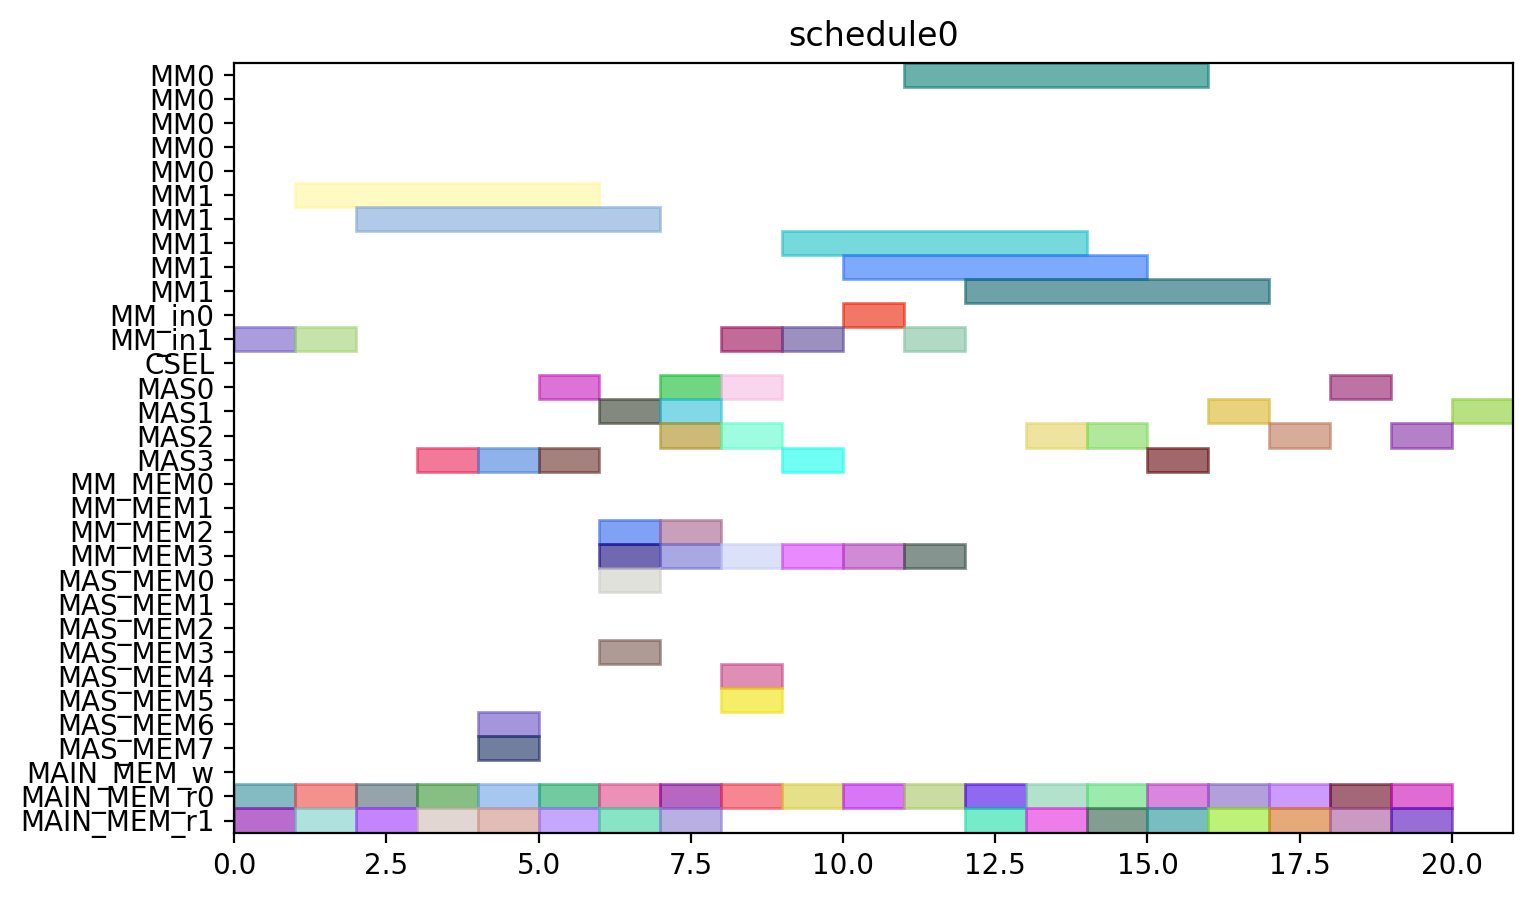

The Python source for this figure:
from pyschedule import Scenario, solvers, plotters, alt


def solve():
	horizon = 120
	S = Scenario("schedule0", horizon=horizon)

	# resource
	MM = S.Resources('MM', num=2, size=5)
	MM_in = S.Resources('MM_in', num=2)
	CSEL = S.Resource('CSEL')
	MAS = S.Resources('MAS', num=4, size=1, periods=range(1, horizon))
	MM_MEM = S.Resources('MM_MEM', num=4)
	MAS_MEM = S.Resources('MAS_MEM', num=8)
	MAIN_MEM_w = S.Resource('MAIN_MEM_w', size=1)
	MAIN_MEM_r = S.Resources('MAIN_MEM_r', num=2)

	# result of previous scheduling

	# new tasks
	c_qinv_denom_inv0 = S.Task('c_qinv_denom_inv0', length=5, delay_cost=1)
	c_qinv_denom_inv0 += alt(MM)
	c_qinv_denom_inv0_in = S.Task('c_qinv_denom_inv0_in', length=1, delay_cost=1)
	c_qinv_denom_inv0_in += alt(MM_in)
	S += c_qinv_denom_inv0_in*MM_in[0]<=c_qinv_denom_inv0*MM[0]
	S += c_qinv_denom_inv0_in*MM_in[1]<=c_qinv_denom_inv0*MM[1]
	c_qinv_denom_inv0_mem0 = S.Task('c_qinv_denom_inv0_mem0', length=1, delay_cost=1)
	c_qinv_denom_inv0_mem0 += MAIN_MEM_r[0]
	S += c_qinv_denom_inv0_mem0 <= c_qinv_denom_inv0

	c_qinv_denom_inv0_mem1 = S.Task('c_qinv_denom_inv0_mem1', length=1, delay_cost=1)
	c_qinv_denom_inv0_mem1 += MAIN_MEM_r[1]
	S += c_qinv_denom_inv0_mem1 <= c_qinv_denom_inv0

	c_qinv_denom_inv1_ = S.Task('c_qinv_denom_inv1_', length=5, delay_cost=1)
	c_qinv_denom_inv1_ += alt(MM)
	c_qinv_denom_inv1__in = S.Task('c_qinv_denom_inv1__in', length=1, delay_cost=1)
	c_qinv_denom_inv1__in += alt(MM_in)
	S += c_qinv_denom_inv1__in*MM_in[0]<=c_qinv_denom_inv1_*MM[0]
	S += c_qinv_denom_inv1__in*MM_in[1]<=c_qinv_denom_inv1_*MM[1]
	c_qinv_denom_inv1__mem0 = S.Task('c_qinv_denom_inv1__mem0', length=1, delay_cost=1)
	c_qinv_denom_inv1__mem0 += MAIN_MEM_r[0]
	S += c_qinv_denom_inv1__mem0 <= c_qinv_denom_inv1_

	c_qinv_denom_inv1__mem1 = S.Task('c_qinv_denom_inv1__mem1', length=1, delay_cost=1)
	c_qinv_denom_inv1__mem1 += MAIN_MEM_r[1]
	S += c_qinv_denom_inv1__mem1 <= c_qinv_denom_inv1_

	c_qinv0_t2 = S.Task('c_qinv0_t2', length=1, delay_cost=1)
	c_qinv0_t2 += alt(MAS)
	c_qinv0_t2_mem0 = S.Task('c_qinv0_t2_mem0', length=1, delay_cost=1)
	c_qinv0_t2_mem0 += MAIN_MEM_r[0]
	S += c_qinv0_t2_mem0 <= c_qinv0_t2

	c_qinv0_t2_mem1 = S.Task('c_qinv0_t2_mem1', length=1, delay_cost=1)
	c_qinv0_t2_mem1 += MAIN_MEM_r[1]
	S += c_qinv0_t2_mem1 <= c_qinv0_t2

	c_qinv1__t2 = S.Task('c_qinv1__t2', length=1, delay_cost=1)
	c_qinv1__t2 += alt(MAS)
	c_qinv1__t2_mem0 = S.Task('c_qinv1__t2_mem0', length=1, delay_cost=1)
	c_qinv1__t2_mem0 += MAIN_MEM_r[0]
	S += c_qinv1__t2_mem0 <= c_qinv1__t2

	c_qinv1__t2_mem1 = S.Task('c_qinv1__t2_mem1', length=1, delay_cost=1)
	c_qinv1__t2_mem1 += MAIN_MEM_r[1]
	S += c_qinv1__t2_mem1 <= c_qinv1__t2

	c0_t0_t2 = S.Task('c0_t0_t2', length=1, delay_cost=1)
	c0_t0_t2 += alt(MAS)
	c0_t0_t2_mem0 = S.Task('c0_t0_t2_mem0', length=1, delay_cost=1)
	c0_t0_t2_mem0 += MAIN_MEM_r[0]
	S += c0_t0_t2_mem0 <= c0_t0_t2

	c0_t0_t2_mem1 = S.Task('c0_t0_t2_mem1', length=1, delay_cost=1)
	c0_t0_t2_mem1 += MAIN_MEM_r[1]
	S += c0_t0_t2_mem1 <= c0_t0_t2

	c0_t1_t2 = S.Task('c0_t1_t2', length=1, delay_cost=1)
	c0_t1_t2 += alt(MAS)
	c0_t1_t2_mem0 = S.Task('c0_t1_t2_mem0', length=1, delay_cost=1)
	c0_t1_t2_mem0 += MAIN_MEM_r[0]
	S += c0_t1_t2_mem0 <= c0_t1_t2

	c0_t1_t2_mem1 = S.Task('c0_t1_t2_mem1', length=1, delay_cost=1)
	c0_t1_t2_mem1 += MAIN_MEM_r[1]
	S += c0_t1_t2_mem1 <= c0_t1_t2

	c0_t20 = S.Task('c0_t20', length=1, delay_cost=1)
	c0_t20 += alt(MAS)
	c0_t20_mem0 = S.Task('c0_t20_mem0', length=1, delay_cost=1)
	c0_t20_mem0 += MAIN_MEM_r[0]
	S += c0_t20_mem0 <= c0_t20

	c0_t20_mem1 = S.Task('c0_t20_mem1', length=1, delay_cost=1)
	c0_t20_mem1 += MAIN_MEM_r[1]
	S += c0_t20_mem1 <= c0_t20

	c0_t21 = S.Task('c0_t21', length=1, delay_cost=1)
	c0_t21 += alt(MAS)
	c0_t21_mem0 = S.Task('c0_t21_mem0', length=1, delay_cost=1)
	c0_t21_mem0 += MAIN_MEM_r[0]
	S += c0_t21_mem0 <= c0_t21

	c0_t21_mem1 = S.Task('c0_t21_mem1', length=1, delay_cost=1)
	c0_t21_mem1 += MAIN_MEM_r[1]
	S += c0_t21_mem1 <= c0_t21

	c1_t0_t2 = S.Task('c1_t0_t2', length=1, delay_cost=1)
	c1_t0_t2 += alt(MAS)
	c1_t0_t2_mem0 = S.Task('c1_t0_t2_mem0', length=1, delay_cost=1)
	c1_t0_t2_mem0 += MAIN_MEM_r[0]
	S += c1_t0_t2_mem0 <= c1_t0_t2

	c1_t0_t2_mem1 = S.Task('c1_t0_t2_mem1', length=1, delay_cost=1)
	c1_t0_t2_mem1 += MAIN_MEM_r[1]
	S += c1_t0_t2_mem1 <= c1_t0_t2

	c1_t1_t2 = S.Task('c1_t1_t2', length=1, delay_cost=1)
	c1_t1_t2 += alt(MAS)
	c1_t1_t2_mem0 = S.Task('c1_t1_t2_mem0', length=1, delay_cost=1)
	c1_t1_t2_mem0 += MAIN_MEM_r[0]
	S += c1_t1_t2_mem0 <= c1_t1_t2

	c1_t1_t2_mem1 = S.Task('c1_t1_t2_mem1', length=1, delay_cost=1)
	c1_t1_t2_mem1 += MAIN_MEM_r[1]
	S += c1_t1_t2_mem1 <= c1_t1_t2

	c1_t20 = S.Task('c1_t20', length=1, delay_cost=1)
	c1_t20 += alt(MAS)
	c1_t20_mem0 = S.Task('c1_t20_mem0', length=1, delay_cost=1)
	c1_t20_mem0 += MAIN_MEM_r[0]
	S += c1_t20_mem0 <= c1_t20

	c1_t20_mem1 = S.Task('c1_t20_mem1', length=1, delay_cost=1)
	c1_t20_mem1 += MAIN_MEM_r[1]
	S += c1_t20_mem1 <= c1_t20

	c1_t21 = S.Task('c1_t21', length=1, delay_cost=1)
	c1_t21 += alt(MAS)
	c1_t21_mem0 = S.Task('c1_t21_mem0', length=1, delay_cost=1)
	c1_t21_mem0 += MAIN_MEM_r[0]
	S += c1_t21_mem0 <= c1_t21

	c1_t21_mem1 = S.Task('c1_t21_mem1', length=1, delay_cost=1)
	c1_t21_mem1 += MAIN_MEM_r[1]
	S += c1_t21_mem1 <= c1_t21

	c2_t0_t2 = S.Task('c2_t0_t2', length=1, delay_cost=1)
	c2_t0_t2 += alt(MAS)
	c2_t0_t2_mem0 = S.Task('c2_t0_t2_mem0', length=1, delay_cost=1)
	c2_t0_t2_mem0 += MAIN_MEM_r[0]
	S += c2_t0_t2_mem0 <= c2_t0_t2

	c2_t0_t2_mem1 = S.Task('c2_t0_t2_mem1', length=1, delay_cost=1)
	c2_t0_t2_mem1 += MAIN_MEM_r[1]
	S += c2_t0_t2_mem1 <= c2_t0_t2

	c2_t1_t2 = S.Task('c2_t1_t2', length=1, delay_cost=1)
	c2_t1_t2 += alt(MAS)
	c2_t1_t2_mem0 = S.Task('c2_t1_t2_mem0', length=1, delay_cost=1)
	c2_t1_t2_mem0 += MAIN_MEM_r[0]
	S += c2_t1_t2_mem0 <= c2_t1_t2

	c2_t1_t2_mem1 = S.Task('c2_t1_t2_mem1', length=1, delay_cost=1)
	c2_t1_t2_mem1 += MAIN_MEM_r[1]
	S += c2_t1_t2_mem1 <= c2_t1_t2

	c2_t20 = S.Task('c2_t20', length=1, delay_cost=1)
	c2_t20 += alt(MAS)
	c2_t20_mem0 = S.Task('c2_t20_mem0', length=1, delay_cost=1)
	c2_t20_mem0 += MAIN_MEM_r[0]
	S += c2_t20_mem0 <= c2_t20

	c2_t20_mem1 = S.Task('c2_t20_mem1', length=1, delay_cost=1)
	c2_t20_mem1 += MAIN_MEM_r[1]
	S += c2_t20_mem1 <= c2_t20

	c2_t21 = S.Task('c2_t21', length=1, delay_cost=1)
	c2_t21 += alt(MAS)
	c2_t21_mem0 = S.Task('c2_t21_mem0', length=1, delay_cost=1)
	c2_t21_mem0 += MAIN_MEM_r[0]
	S += c2_t21_mem0 <= c2_t21

	c2_t21_mem1 = S.Task('c2_t21_mem1', length=1, delay_cost=1)
	c2_t21_mem1 += MAIN_MEM_r[1]
	S += c2_t21_mem1 <= c2_t21

	c_qinv0_t0 = S.Task('c_qinv0_t0', length=5, delay_cost=1)
	c_qinv0_t0 += alt(MM)
	c_qinv0_t0_in = S.Task('c_qinv0_t0_in', length=1, delay_cost=1)
	c_qinv0_t0_in += alt(MM_in)
	S += c_qinv0_t0_in*MM_in[0]<=c_qinv0_t0*MM[0]
	S += c_qinv0_t0_in*MM_in[1]<=c_qinv0_t0*MM[1]
	c_qinv0_t0_mem0 = S.Task('c_qinv0_t0_mem0', length=1, delay_cost=1)
	c_qinv0_t0_mem0 += MAIN_MEM_r[0]
	S += c_qinv0_t0_mem0 <= c_qinv0_t0

	c_qinv0_t0_mem1 = S.Task('c_qinv0_t0_mem1', length=1, delay_cost=1)
	c_qinv0_t0_mem1 += alt(MM_MEM)
	S += (c_qinv_denom_inv0*MM[0])-1 < c_qinv0_t0_mem1*MM_MEM[1]
	S += (c_qinv_denom_inv0*MM[1])-1 < c_qinv0_t0_mem1*MM_MEM[3]
	S += c_qinv0_t0_mem1 <= c_qinv0_t0

	c_qinv0_t1 = S.Task('c_qinv0_t1', length=5, delay_cost=1)
	c_qinv0_t1 += alt(MM)
	c_qinv0_t1_in = S.Task('c_qinv0_t1_in', length=1, delay_cost=1)
	c_qinv0_t1_in += alt(MM_in)
	S += c_qinv0_t1_in*MM_in[0]<=c_qinv0_t1*MM[0]
	S += c_qinv0_t1_in*MM_in[1]<=c_qinv0_t1*MM[1]
	c_qinv0_t1_mem0 = S.Task('c_qinv0_t1_mem0', length=1, delay_cost=1)
	c_qinv0_t1_mem0 += MAIN_MEM_r[0]
	S += c_qinv0_t1_mem0 <= c_qinv0_t1

	c_qinv0_t1_mem1 = S.Task('c_qinv0_t1_mem1', length=1, delay_cost=1)
	c_qinv0_t1_mem1 += alt(MM_MEM)
	S += (c_qinv_denom_inv1_*MM[0])-1 < c_qinv0_t1_mem1*MM_MEM[1]
	S += (c_qinv_denom_inv1_*MM[1])-1 < c_qinv0_t1_mem1*MM_MEM[3]
	S += c_qinv0_t1_mem1 <= c_qinv0_t1

	c_qinv0_t3 = S.Task('c_qinv0_t3', length=1, delay_cost=1)
	c_qinv0_t3 += alt(MAS)
	c_qinv0_t3_mem0 = S.Task('c_qinv0_t3_mem0', length=1, delay_cost=1)
	c_qinv0_t3_mem0 += alt(MM_MEM)
	S += (c_qinv_denom_inv0*MM[0])-1 < c_qinv0_t3_mem0*MM_MEM[0]
	S += (c_qinv_denom_inv0*MM[1])-1 < c_qinv0_t3_mem0*MM_MEM[2]
	S += c_qinv0_t3_mem0 <= c_qinv0_t3

	c_qinv0_t3_mem1 = S.Task('c_qinv0_t3_mem1', length=1, delay_cost=1)
	c_qinv0_t3_mem1 += alt(MM_MEM)
	S += (c_qinv_denom_inv1_*MM[0])-1 < c_qinv0_t3_mem1*MM_MEM[1]
	S += (c_qinv_denom_inv1_*MM[1])-1 < c_qinv0_t3_mem1*MM_MEM[3]
	S += c_qinv0_t3_mem1 <= c_qinv0_t3

	c_qinv1__t0 = S.Task('c_qinv1__t0', length=5, delay_cost=1)
	c_qinv1__t0 += alt(MM)
	c_qinv1__t0_in = S.Task('c_qinv1__t0_in', length=1, delay_cost=1)
	c_qinv1__t0_in += alt(MM_in)
	S += c_qinv1__t0_in*MM_in[0]<=c_qinv1__t0*MM[0]
	S += c_qinv1__t0_in*MM_in[1]<=c_qinv1__t0*MM[1]
	c_qinv1__t0_mem0 = S.Task('c_qinv1__t0_mem0', length=1, delay_cost=1)
	c_qinv1__t0_mem0 += MAIN_MEM_r[0]
	S += c_qinv1__t0_mem0 <= c_qinv1__t0

	c_qinv1__t0_mem1 = S.Task('c_qinv1__t0_mem1', length=1, delay_cost=1)
	c_qinv1__t0_mem1 += alt(MM_MEM)
	S += (c_qinv_denom_inv0*MM[0])-1 < c_qinv1__t0_mem1*MM_MEM[1]
	S += (c_qinv_denom_inv0*MM[1])-1 < c_qinv1__t0_mem1*MM_MEM[3]
	S += c_qinv1__t0_mem1 <= c_qinv1__t0

	c_qinv1__t1 = S.Task('c_qinv1__t1', length=5, delay_cost=1)
	c_qinv1__t1 += alt(MM)
	c_qinv1__t1_in = S.Task('c_qinv1__t1_in', length=1, delay_cost=1)
	c_qinv1__t1_in += alt(MM_in)
	S += c_qinv1__t1_in*MM_in[0]<=c_qinv1__t1*MM[0]
	S += c_qinv1__t1_in*MM_in[1]<=c_qinv1__t1*MM[1]
	c_qinv1__t1_mem0 = S.Task('c_qinv1__t1_mem0', length=1, delay_cost=1)
	c_qinv1__t1_mem0 += MAIN_MEM_r[0]
	S += c_qinv1__t1_mem0 <= c_qinv1__t1

	c_qinv1__t1_mem1 = S.Task('c_qinv1__t1_mem1', length=1, delay_cost=1)
	c_qinv1__t1_mem1 += alt(MM_MEM)
	S += (c_qinv_denom_inv1_*MM[0])-1 < c_qinv1__t1_mem1*MM_MEM[1]
	S += (c_qinv_denom_inv1_*MM[1])-1 < c_qinv1__t1_mem1*MM_MEM[3]
	S += c_qinv1__t1_mem1 <= c_qinv1__t1

	c_qinv1__t3 = S.Task('c_qinv1__t3', length=1, delay_cost=1)
	c_qinv1__t3 += alt(MAS)
	c_qinv1__t3_mem0 = S.Task('c_qinv1__t3_mem0', length=1, delay_cost=1)
	c_qinv1__t3_mem0 += alt(MM_MEM)
	S += (c_qinv_denom_inv0*MM[0])-1 < c_qinv1__t3_mem0*MM_MEM[0]
	S += (c_qinv_denom_inv0*MM[1])-1 < c_qinv1__t3_mem0*MM_MEM[2]
	S += c_qinv1__t3_mem0 <= c_qinv1__t3

	c_qinv1__t3_mem1 = S.Task('c_qinv1__t3_mem1', length=1, delay_cost=1)
	c_qinv1__t3_mem1 += alt(MM_MEM)
	S += (c_qinv_denom_inv1_*MM[0])-1 < c_qinv1__t3_mem1*MM_MEM[1]
	S += (c_qinv_denom_inv1_*MM[1])-1 < c_qinv1__t3_mem1*MM_MEM[3]
	S += c_qinv1__t3_mem1 <= c_qinv1__t3

	c0_t4_t2 = S.Task('c0_t4_t2', length=1, delay_cost=1)
	c0_t4_t2 += alt(MAS)
	c0_t4_t2_mem0 = S.Task('c0_t4_t2_mem0', length=1, delay_cost=1)
	c0_t4_t2_mem0 += alt(MAS_MEM)
	S += (c0_t20*MAS[0])-1 < c0_t4_t2_mem0*MAS_MEM[0]
	S += (c0_t20*MAS[1])-1 < c0_t4_t2_mem0*MAS_MEM[2]
	S += (c0_t20*MAS[2])-1 < c0_t4_t2_mem0*MAS_MEM[4]
	S += (c0_t20*MAS[3])-1 < c0_t4_t2_mem0*MAS_MEM[6]
	S += c0_t4_t2_mem0 <= c0_t4_t2

	c0_t4_t2_mem1 = S.Task('c0_t4_t2_mem1', length=1, delay_cost=1)
	c0_t4_t2_mem1 += alt(MAS_MEM)
	S += (c0_t21*MAS[0])-1 < c0_t4_t2_mem1*MAS_MEM[1]
	S += (c0_t21*MAS[1])-1 < c0_t4_t2_mem1*MAS_MEM[3]
	S += (c0_t21*MAS[2])-1 < c0_t4_t2_mem1*MAS_MEM[5]
	S += (c0_t21*MAS[3])-1 < c0_t4_t2_mem1*MAS_MEM[7]
	S += c0_t4_t2_mem1 <= c0_t4_t2

	c1_t4_t2 = S.Task('c1_t4_t2', length=1, delay_cost=1)
	c1_t4_t2 += alt(MAS)
	c1_t4_t2_mem0 = S.Task('c1_t4_t2_mem0', length=1, delay_cost=1)
	c1_t4_t2_mem0 += alt(MAS_MEM)
	S += (c1_t20*MAS[0])-1 < c1_t4_t2_mem0*MAS_MEM[0]
	S += (c1_t20*MAS[1])-1 < c1_t4_t2_mem0*MAS_MEM[2]
	S += (c1_t20*MAS[2])-1 < c1_t4_t2_mem0*MAS_MEM[4]
	S += (c1_t20*MAS[3])-1 < c1_t4_t2_mem0*MAS_MEM[6]
	S += c1_t4_t2_mem0 <= c1_t4_t2

	c1_t4_t2_mem1 = S.Task('c1_t4_t2_mem1', length=1, delay_cost=1)
	c1_t4_t2_mem1 += alt(MAS_MEM)
	S += (c1_t21*MAS[0])-1 < c1_t4_t2_mem1*MAS_MEM[1]
	S += (c1_t21*MAS[1])-1 < c1_t4_t2_mem1*MAS_MEM[3]
	S += (c1_t21*MAS[2])-1 < c1_t4_t2_mem1*MAS_MEM[5]
	S += (c1_t21*MAS[3])-1 < c1_t4_t2_mem1*MAS_MEM[7]
	S += c1_t4_t2_mem1 <= c1_t4_t2

	c2_t4_t2 = S.Task('c2_t4_t2', length=1, delay_cost=1)
	c2_t4_t2 += alt(MAS)
	c2_t4_t2_mem0 = S.Task('c2_t4_t2_mem0', length=1, delay_cost=1)
	c2_t4_t2_mem0 += alt(MAS_MEM)
	S += (c2_t20*MAS[0])-1 < c2_t4_t2_mem0*MAS_MEM[0]
	S += (c2_t20*MAS[1])-1 < c2_t4_t2_mem0*MAS_MEM[2]
	S += (c2_t20*MAS[2])-1 < c2_t4_t2_mem0*MAS_MEM[4]
	S += (c2_t20*MAS[3])-1 < c2_t4_t2_mem0*MAS_MEM[6]
	S += c2_t4_t2_mem0 <= c2_t4_t2

	c2_t4_t2_mem1 = S.Task('c2_t4_t2_mem1', length=1, delay_cost=1)
	c2_t4_t2_mem1 += alt(MAS_MEM)
	S += (c2_t21*MAS[0])-1 < c2_t4_t2_mem1*MAS_MEM[1]
	S += (c2_t21*MAS[1])-1 < c2_t4_t2_mem1*MAS_MEM[3]
	S += (c2_t21*MAS[2])-1 < c2_t4_t2_mem1*MAS_MEM[5]
	S += (c2_t21*MAS[3])-1 < c2_t4_t2_mem1*MAS_MEM[7]
	S += c2_t4_t2_mem1 <= c2_t4_t2

	solvers.mip.solve(S,msg=1,kind='CPLEX',ratio_gap=1.01)

	solution = [['hoge']*len(S.solution()[1]) for i in range(len(S.solution()))]
	for i in range(len(S.solution())):
		for j in range(len(S.solution()[i])):
			solution[i][j]=str(S.solution()[i][j])
	print(solution)

	cycles = int(solution[-1][3])

	pic_file_name = "/home/mfukuda/ABE/multiRAM_multiMAS_16mux/scheduling_result/stage5MM2_stage1MAS4/FP12_INV_AFTER_FPINV/schedule0.png"
	if(S.solution() != []):
		plotters.matplotlib.plot(S,img_filename=pic_file_name, show_task_labels=False, fig_size=(cycles*0.25+3, 5))

	return solution
